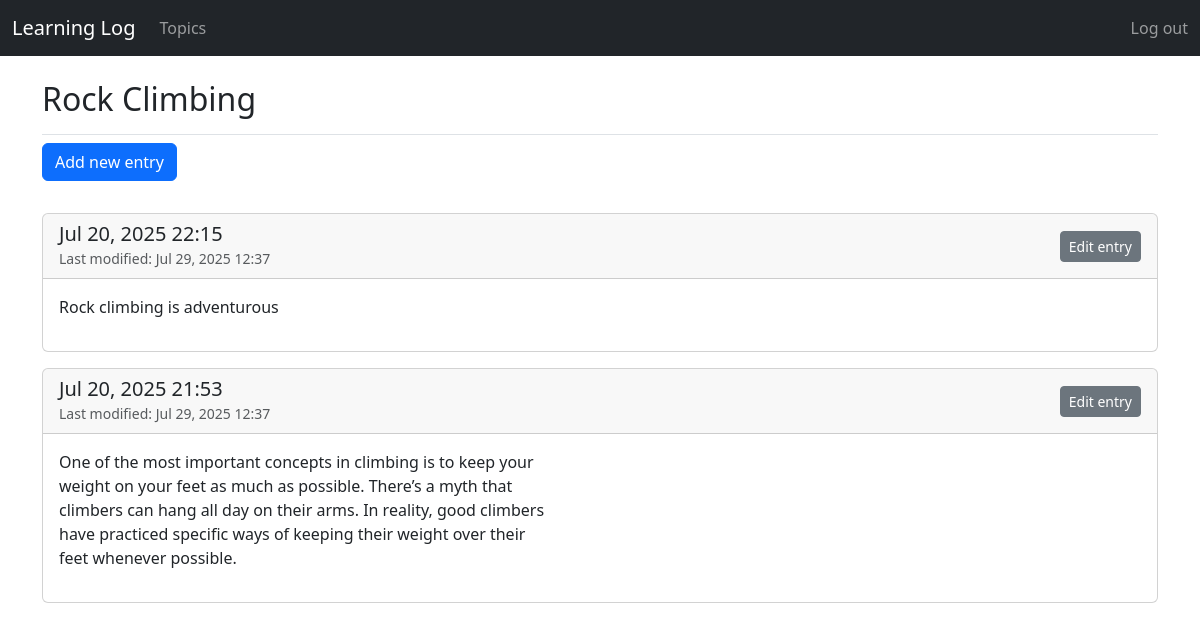
The page /topics/2/ (signed in) on the database its author committed.
### learning_logs/models.py (models this page shows, shortened)
class Topic(models.Model):
    text = models.CharField(max_length=200)
    date_added = models.DateTimeField(auto_now_add=True)
    owner = models.ForeignKey(User, on_delete=models.CASCADE) # 2. Add the owner field
    def __str__(self):
        return self.text

class Entry(models.Model):
    topic = models.ForeignKey(Topic, on_delete=models.CASCADE)
    """ on_delete=models.CASCADE means that if the related Topic instance is deleted,
    all related Entry instances will also be deleted."""
    text = models.TextField()
    date_added = models.DateTimeField(auto_now_add=True)
    date_modified = models.DateTimeField(auto_now=True)
    class Meta:
        verbose_name_plural = 'entries'

### learning_logs/views.py (the view)
# urls.py: path('topics/<int:topic_id>/', views.topic, name='topic'),
@login_required
def topic(request, topic_id):
    topic = get_object_or_404(Topic, id=topic_id, owner=request.user)
    entries = topic.entry_set.order_by('-date_added')
    context = {'topic': topic, 'entries': entries}
    return render(request, 'learning_logs/topic.html', context)

### learning_logs/templates/learning_logs/topic.html
{% extends "learning_logs/base.html" %}
{% block page_header %}
  <h2>{{ topic }}</h2>
{% endblock page_header %}
{% block content %}
  <p>
    <a href="{% url 'learning_logs:new_entry' topic.id %}" class="btn btn-primary mb-3">Add new entry</a>
  </p>
  {% for entry in entries %}
    <div class="card mb-3">
      <div class="card-header d-flex justify-content-between align-items-center">
        <div>
          <h5 class="mb-0">{{ entry.date_added|date:'M d, Y H:i' }}</h5>
          {% if entry.date_modified|timesince:entry.date_added %}
            <small class="text-muted">Last modified: {{ entry.date_modified|date:'M d, Y H:i' }}</small>
          {% endif %}
        </div>
        <a href="{% url 'learning_logs:edit_entry' entry.id %}" class="btn btn-secondary btn-sm">Edit entry</a>
      </div>
      <div class="card-body">
        {{ entry.text|safe|linebreaks }}
      </div>
    </div>
  {% empty %}
    <p>There are no entries for this topic yet.</p>
  {% endfor %}
{% endblock content %}

### rows shown on the page
Topic: text "Rock Climbing"
Entry: date_added "Jul 20, 2025 22:15", date_modified "Jul 29, 2025 12:37", text "Rock climbing is adventurous"
Entry: date_added "Jul 20, 2025 21:53", date_modified "Jul 29, 2025 12:37", text "One of the most important concepts in climbing is to keep your weight on your feet as much as possible. There’s a myth that climbers can hang all day on their arms. In reality, good climbers have practiced specific ways of keeping their weight over their feet whenever possible."
